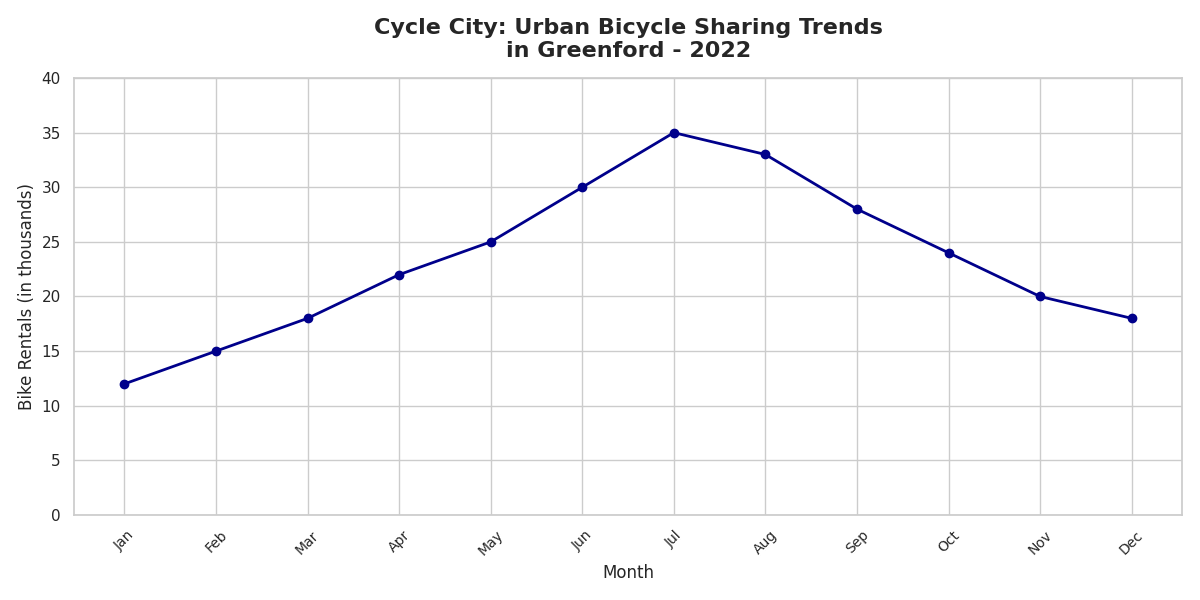

This chart was generated by the following Python code:
import matplotlib.pyplot as plt
import numpy as np

# Data Setup
months = np.array(['Jan', 'Feb', 'Mar', 'Apr', 'May', 'Jun', 'Jul', 'Aug', 'Sep', 'Oct', 'Nov', 'Dec'])
rentals = np.array([12, 15, 18, 22, 25, 30, 35, 33, 28, 24, 20, 18])

# Create the plot
fig, ax = plt.subplots(figsize=(12, 6))

# Plot the line
ax.plot(months, rentals, marker='o', linestyle='-', color='darkblue', linewidth=2)

# Titles and labels
ax.set_title('Cycle City: Urban Bicycle Sharing Trends\nin Greenford - 2022', fontsize=16, fontweight='bold', pad=15)
ax.set_xlabel('Month', fontsize=12)
ax.set_ylabel('Bike Rentals (in thousands)', fontsize=12)

# Set y-axis limits
ax.set_ylim(0, 40)

# Customize x-ticks
ax.set_xticks(np.arange(len(months)))
ax.set_xticklabels(months, rotation=45, fontsize=10)

# Adjust the layout for clarity
plt.tight_layout()

# Show the plot
plt.show()
